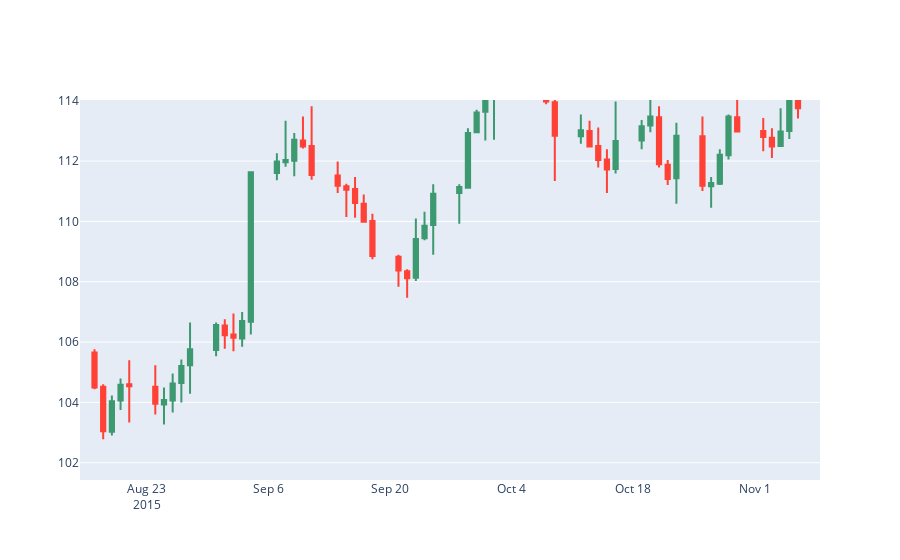

The notebook cell this image was saved under:
### Markdown cell above
#### 7-3-2 ローソクチャートを表示するライブラリ

### Code cell
from plotly.offline import init_notebook_mode, iplot
from plotly import figure_factory as FF

# Jupyter notebook用設定
init_notebook_mode(connected=True)

# ローソクチャートの設定
fig = FF.create_candlestick(df.open, df.high, df.low, df.close, dates=df.index)
iplot(fig)

### Figure 1 — Plotly figure (JSON) as saved in the notebook; plotly's stock layout.template omitted (floating-point values rounded to 4 significant figures; data arrays with more than 128 entries replaced by an {"elided": "..."} marker saying what was removed)
{"data": [{"boxpoints": false, "fillcolor": "#3D9970", "line": {"color": "#3D9970"}, "name": "Increasing", "showlegend": false, "type": "box", "whiskerwidth": 0, "x": {"elided": "828 str values"}, "y": {"elided": "828 float values"}}, {"boxpoints": false, "fillcolor": "#FF4136", "line": {"color": "#FF4136"}, "name": "Decreasing", "showlegend": false, "type": "box", "whiskerwidth": 0, "x": {"elided": "738 str values"}, "y": {"elided": "738 float values"}}], "layout": {"autosize": true, "xaxis": {"autorange": false, "range": ["2015-08-15 07:54:42.0189", "2015-11-08 12:49:58.1073"], "type": "date"}, "yaxis": {"autorange": false, "range": [101.4, 114.0], "type": "linear"}}}
